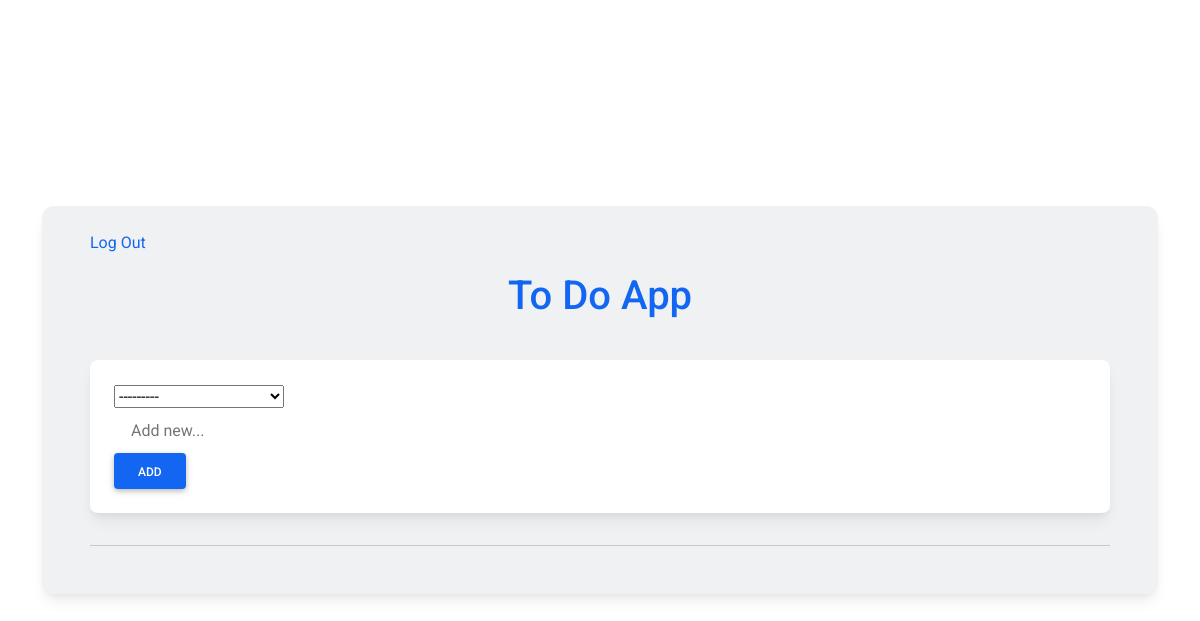
The app's page /todo/task/ (signed in), older data.
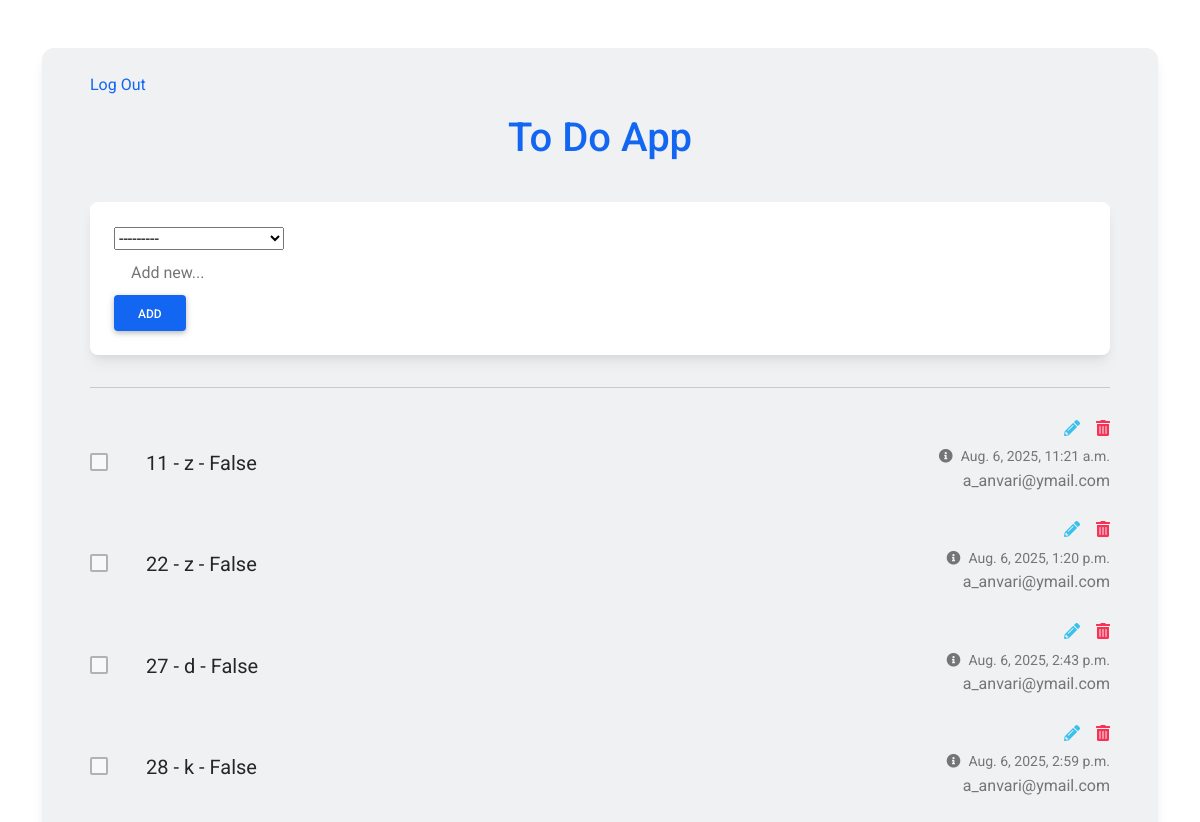
The same page, newer data.
### todo/models.py (models this page shows, shortened)
class Task (models.Model):
    author = models.ForeignKey('accounts.Profile',on_delete=models.CASCADE)
    title = models.CharField(max_length=250)
    status = models.BooleanField(default=False)
    created_date = models.DateTimeField(auto_now_add=True)
    updated_date = models.DateTimeField(auto_now=True)

### accounts/models.py (models this page shows, shortened)
class Profile(models.Model):
    user = models.ForeignKey(User,on_delete=models.CASCADE)
    first_name = models.CharField(max_length=250)
    last_name = models.CharField(max_length=250)
    image = models.ImageField(blank=True, null=True)
    description = models.TextField()
    created_date = models.DateTimeField(auto_now_add=True)
    updated_date = models.DateTimeField(auto_now=True)
    def __str__(self):
        return self.user.email

class User(AbstractBaseUser, PermissionsMixin):
    email = models.EmailField(max_length=255, unique=True)
    is_staff = models.BooleanField(default=False)
    is_active = models.BooleanField(default=True)
    is_superuser = models.BooleanField(default=False)
    is_verified = models.BooleanField(default=False)
    created_date = models.DateTimeField(auto_now_add=True)
    updated_date = models.DateTimeField(auto_now=True)
    USERNAME_FIELD = "email"
    REQUIRED_FIELDS = []
    objects = UserManager()

### todo/views.py (the view, shortened to what this page needs)
# urls.py: path('task/', TaskView.as_view(), name = 'task'),
class TaskView(MyLoginRequiredMixin,CreateView,ListView):
    model = Task
    fields = ['author','title']
    success_url = '/todo/task/'
    template_name = 'todo/task.html'
    context_object_name = 'tasks'
    paginate_by = 50
    ordering = '-created_date'
    def get_queryset(self):
        queryset = super().get_queryset()
        current_user = self.request.user
        queryset = queryset.filter(author__user=current_user)
        return queryset

### templates/todo/task.html (shortened to what this page needs)
{%load static%}
<!DOCTYPE html>
<html lang="en">
<head>
  <link rel="stylesheet" href="https://use.fontawesome.com/releases/v5.15.2/css/all.css" />
  <link rel="stylesheet" href="{% static "todo/css/bootstrap-to-do-list.min.css" %}" />
</head>
<body>
  <section class="vh-100">
    <div class="container py-5 h-100">
      <div class="row d-flex justify-content-center align-items-center h-100">
        <div class="col">
          <div class="card" id="list1" style="border-radius: .75rem; background-color: #eff1f2;">
            <div class="card-body py-4 px-4 px-md-5">
              <a href='{% url 'accounts:logout'%}'> Log Out </a>
              <p class="h1 text-center mt-3 mb-4 pb-3 text-primary">
                To Do App
              </p>
              <div class="pb-2">
                <div class="card">
                  <div class="card-body">
                    <div class="d-flex flex-row align-items-center">
                      <form method="post">
                        {{form.author}}
                        <input type="text" name='title' class="form-control form-control-lg" id="exampleFormControlInput1" placeholder="Add new...">
                        <button type="submit" class="btn btn-primary">Add</button>
                      </form>
                    </div>
                  </div>
                </div>
              </div>
              <hr class="my-4">
              {% for task in tasks %}
              <ul class="list-group list-group-horizontal rounded-0 bg-transparent">
                <li class="list-group-item d-flex align-items-center ps-0 pe-3 py-1 rounded-0 border-0 bg-transparent">
                  <a href="{% url 'todo:task-complete' pk=task.id %}" title="complete todo">
                    <div class="form-check">
                      <input
                      class="form-check-input me-0"
                      type="checkbox"
                      value=''
                      id="flexCheckChecked1"
                      aria-label="..."
                      disabled
                      />
                    </div>
                  </a>
                </li>
                <li class="list-group-item px-3 py-1 d-flex align-items-center flex-grow-1 border-0 bg-transparent">
                  <p class="lead fw-normal mb-0">{{task.id}} - {{task.title}} - {{task.status}} </p>
                </li>
                <li class="list-group-item ps-3 pe-0 py-1 rounded-0 border-0 bg-transparent">
                  <div class="d-flex flex-row justify-content-end mb-1">
                    <a href="{% url 'todo:task-edit' pk=task.id %}" class="text-info" data-mdb-toggle="tooltip" title="Edit todo"><i class="fas fa-pencil-alt me-3"></i></a>
                    <a href="{% url 'todo:task-delete' pk=task.id %}" class="text-danger" data-mdb-toggle="tooltip" title="Delete todo"><i class="fas fa-trash-alt"></i></a>
                  </div>
                  <div class="text-end text-muted">
                    <a href="#!" class="text-muted" data-mdb-toggle="tooltip" title="Created date">
                      <p class="small mb-0"><i class="fas fa-info-circle me-2"></i>{{task.created_date}}</p></a>
                      <p> {{task.author}} </p>
                  </div>
                </li>
              </ul>
              {% endfor %}
            </div>
          </div>
        </div>
      </div>
    </div>
  </section>
</body>
</html>

### templates/todo/task.html (style rules this page uses)
#list1 .form-control { border-color: transparent; }

Row changes from the older to the newer data that the page shows:
added Task: id "11", title "z", status "False", created_date "Aug. 6, 2025, 11:21 a.m.", author "a_anvari@ymail.com"
added Task: id "22", title "z", status "False", created_date "Aug. 6, 2025, 1:20 p.m.", author "a_anvari@ymail.com"
added Task: id "27", title "d", status "False", created_date "Aug. 6, 2025, 2:43 p.m.", author "a_anvari@ymail.com"
added Task: id "28", title "k", status "False", created_date "Aug. 6, 2025, 2:59 p.m.", author "a_anvari@ymail.com"
